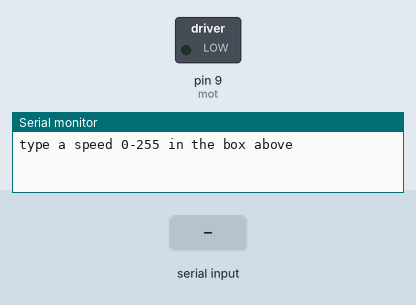
This sketch was run on a simulated Arduino Uno, built with avr-gcc and run on an emulated ATmega328P. On the bench: switched loads named in the sketch (green lamp = pin HIGH), the last lines printed to the serial monitor. The test bench sets the inputs (shaded band).

Above: at 1.2 s.
1.3 s: "90,45\n" received over Serial
At 2.5 s:
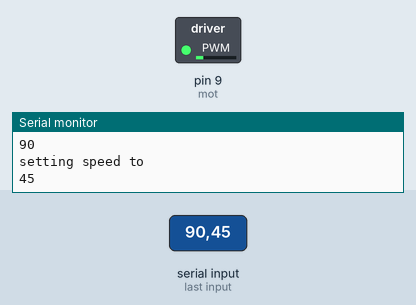
2.8 s: "30,150\n" received over Serial
At 3.9 s:
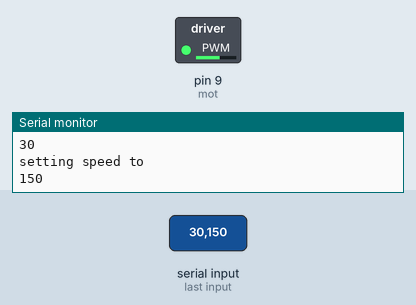
4.3 s: "200\n" received over Serial
At 4.9 s:
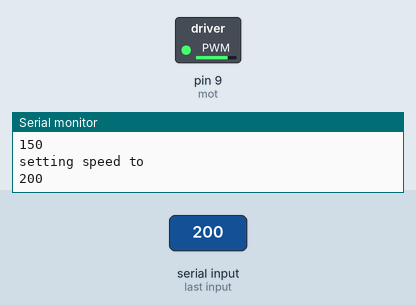
5.8 s: "90\n" received over Serial
At 7.2 s:
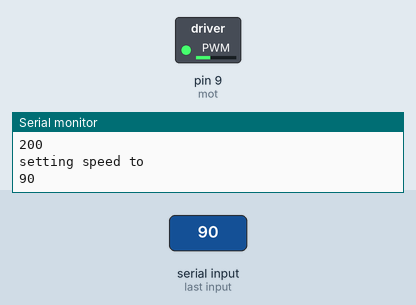
Timing chart, 0 to 8.3 s (numbered marks = the images above; inputs shaded):
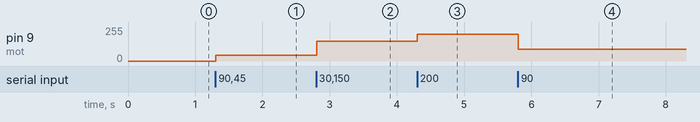

The sketch:

10F_motors.ino
```cpp
int mot = 9;

void setup() {
  // put your setup code here, to run once:
  pinMode(mot, OUTPUT);
  Serial.begin(9600);
}

void loop()
{
  SerialSpeed();
}

void SerialSpeed() {
  // put your main code here, to run repeatedly:
  int Speed;
  Serial.println("type a speed 0-255 in the box above");
  Serial.println();
  while(1)
  {
    while(Serial.available())
    {
      Speed = Serial.parseInt();
      Speed = constrain(Speed, 0, 255);
      if(Speed==0) continue;
      Serial.println("setting speed to");
      Serial.println(Speed);
      analogWrite(mot, Speed);
    }
  }
}
```

Measured:
- after the input at 1.3 s, pin 9 (mot): 0/255 → 45/255 at once
- after the input at 2.8 s, pin 9 (mot): 45/255 → 150/255 at once
- after the input at 4.3 s, pin 9 (mot): 150/255 → 200/255 at once
- after the input at 5.8 s, pin 9 (mot): 200/255 → 90/255 at once
